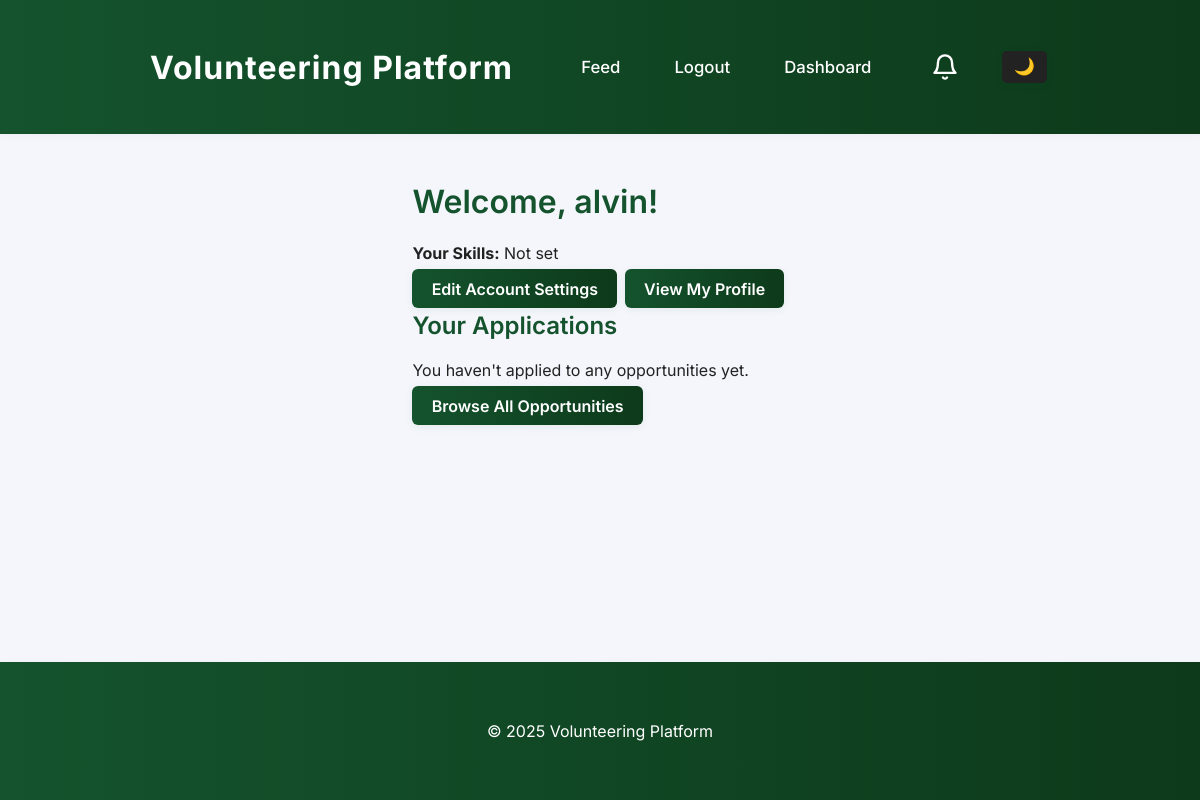
The page /accounts/dashboard/volunteer/ (signed in) on the database as committed earlier.
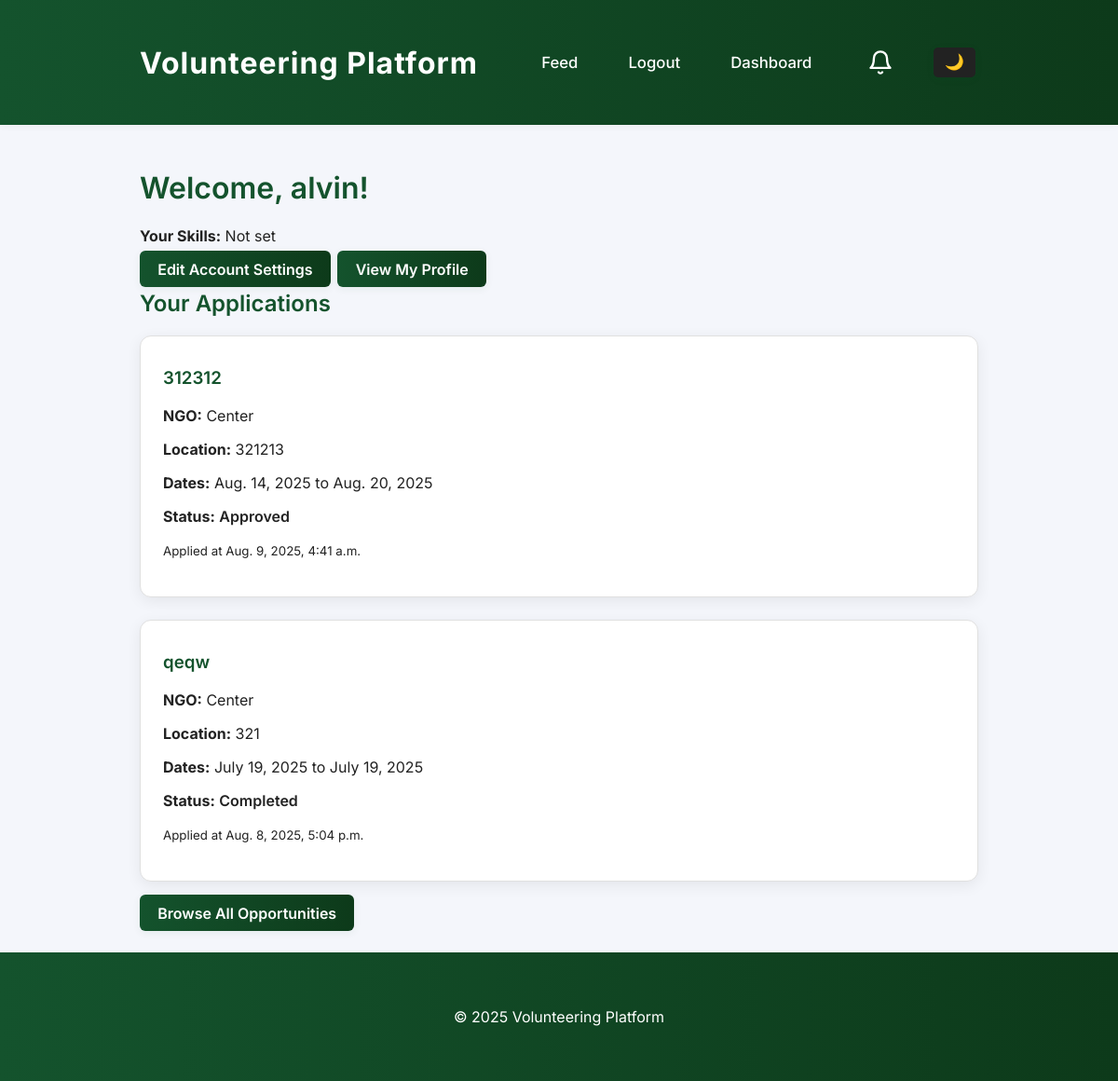
The same page on the database as committed later.
### accounts/models.py (models this page shows, shortened)
class User(AbstractUser):
    ROLE_CHOICES = (
        ("volunteer", "Volunteer"),
        ("ngo", "NGO"),
        ("admin", "Admin"),
    )
    role = models.CharField(max_length=10, choices=ROLE_CHOICES, default="volunteer")
    skills = models.CharField(max_length=255, blank=True, help_text="Comma-separated skills (e.g. Python, Fundraising, Event Planning)")

### feeds/models.py (models this page shows, shortened)
class Application(models.Model):
    volunteer = models.ForeignKey(
        settings.AUTH_USER_MODEL,
        on_delete=models.CASCADE,
        limit_choices_to={"role": "volunteer"},
    )
    opportunity = models.ForeignKey(
        Opportunity, on_delete=models.CASCADE, related_name="applications"
    )
    applied_at = models.DateTimeField(auto_now_add=True)
    status = models.CharField(
        max_length=20,
        choices=[
            ("pending", "Pending"),
            ("approved", "Approved"),
            ("rejected", "Rejected"),
            ("completed", "Completed"),
        ],
        default="pending",
    )
    completed_at = models.DateTimeField(null=True, blank=True)
    review = models.TextField(blank=True)
    review_rating = models.PositiveSmallIntegerField(null=True, blank=True)
    class Meta:
        unique_together = ("volunteer", "opportunity")  # prevent duplicate applications

class Opportunity(models.Model):
    ngo = models.ForeignKey(
        settings.AUTH_USER_MODEL,
        on_delete=models.CASCADE,
        limit_choices_to={"role": "ngo"},
    )
    title = models.CharField(max_length=200)
    description = models.TextField()
    location = models.CharField(max_length=255)
    start_date = models.DateField()
    end_date = models.DateField()
    skills_required = models.CharField(max_length=255, blank=True)
    created_at = models.DateTimeField(auto_now_add=True)

### accounts/views.py (the view)
# urls.py: path("dashboard/volunteer/", views.volunteer_dashboard, name="volunteer_dashboard"),
@login_required
def volunteer_dashboard(request):
    if request.user.role != "volunteer":
        return redirect("home")
    applications = Application.objects.filter(volunteer=request.user).select_related("opportunity").order_by("-applied_at")
    return render(request, "accounts/volunteer_dashboard.html", {"applications": applications})

### accounts/views.py (called while the page is built)
def get_notification_count(request):
    if not request.user.is_authenticated:
        return {'notification_count': 0}
    count = 0
    if hasattr(request.user, 'role'):
        if request.user.role == 'ngo':
            from feeds.models import Application
            count = Application.objects.filter(opportunity__ngo=request.user, status='pending').count()
        elif request.user.role == 'admin':
            from .models import Report
            count = Report.objects.filter(handled=False).count()
    return {'notification_count': count}

### feeds/templatetags/bg_images.py (called while the page is built)
@register.simple_tag
def random_bg_image():
    img_dir = os.path.join(settings.STATIC_ROOT or settings.STATICFILES_DIRS[0], 'img')
    try:
        files = [f for f in os.listdir(img_dir) if f.lower().endswith(('.jpg', '.jpeg', '.png', '.webp', '.gif'))]
    except Exception:
        files = []
    import random
    if files:
        return 'img/' + random.choice(files)
    return ''

### accounts/templates/accounts/volunteer_dashboard.html (shortened to what this page needs)
{% extends "base.html" %}
{% block content %}
  <h1>Welcome, {{ user.username }}!</h1>
  <p><strong>Your Skills:</strong> {{ user.skills|default:'Not set' }}</p>
  <a class="btn" href="{% url 'edit_account' %}">Edit Account Settings</a>
  <a class="btn" href="{% url 'user_profile' user.id %}">View My Profile</a>
  <h2>Your Applications</h2>
  {% if applications %}
    {% for app in applications %}
      <div class="application-card">
        <h3>{{ app.opportunity.title }}</h3>
        <p><strong>NGO:</strong> {{ app.opportunity.ngo.username }}</p>
        <p><strong>Location:</strong> {{ app.opportunity.location }}</p>
        <p><strong>Dates:</strong> {{ app.opportunity.start_date }} to {{ app.opportunity.end_date }}</p>
        <p><strong>Status:</strong> <span style="font-weight:600;">{{ app.get_status_display }}</span></p>
        <p><small>Applied at {{ app.applied_at }}</small></p>
      </div>
    {% endfor %}
  {% else %}
    <p>You haven't applied to any opportunities yet.</p>
  {% endif %}
  <a class="btn" href="{% url 'general_feed' %}">Browse All Opportunities</a>
{% endblock %}

### templates/base.html (shortened to what this page needs)
{% load static %}
{% load bg_images %}
<!DOCTYPE html>
<html lang="en">
<head>
    <link rel="stylesheet" href="{% static 'css/style.css' %}">
        // var bg = '{% random_bg_image as bgimg %}{% if bgimg %}'+ '{% static bgimg %}' +'{% endif %}';
</head>
<body>
    <header>
      <div class="container header-flex">
        <span class="logo"><a href="/" style="color:white;text-decoration:none;">Volunteering Platform</a></span>
        <nav class="nav-actions">
          <a href="{% url 'general_feed' %}">Feed</a>
          {% if user.is_authenticated %}
            <a href="{% url 'logout' %}">Logout</a>
            {% if user.role == 'volunteer' %}
              <a href="{% url 'volunteer_dashboard' %}">Dashboard</a>
            {% elif user.role == 'ngo' %}
              <a href="{% url 'ngo_dashboard' %}">Dashboard</a>
            {% elif user.role == 'admin' %}
              <a href="{% url 'admin_dashboard' %}">Dashboard</a>
            {% endif %}
            <span class="notification-bell">
              <a href="{% url 'notifications' %}" style="text-decoration:none;">
                <svg width="28" height="28" viewBox="0 0 24 24" fill="none" stroke="{% if notification_count and notification_count > 0 %}red{% else %}white{% endif %}" stroke-width="2" stroke-linecap="round" stroke-linejoin="round" style="vertical-align:middle;"><path d="M18 8a6 6 0 0 0-12 0c0 7-3 9-3 9h18s-3-2-3-9"></path><path d="M13.73 21a2 2 0 0 1-3.46 0"></path></svg>
              </a>
            </span>
            <button class="dark-toggle-btn" onclick="toggleDarkMode()">🌙</button>
          {% else %}
            <a href="{% url 'login' %}">Login</a>
            <a href="{% url 'register' %}">Register</a>
            <button class="dark-toggle-btn" onclick="toggleDarkMode()">🌙</button>
          {% endif %}
        </nav>
      </div>
    </header>
    <main class="container">
      {% block content %}{% endblock %}
    </main>
    <footer>
      <div class="container">
        <p>&copy; 2025 Volunteering Platform</p>
      </div>
    </footer>
</body>
</html>

### static/css/style.css (style rules this page uses)
:root { --main-green: #14532d; --main-green-dark: #0d3a1a; --main-green-light: #22c55e; }
body { font-family: 'Inter', Arial, sans-serif; margin: 0; padding: 0; background-color: #f4f6fb; color: #222; transition: background 0.3s, color 0.3s; }
header, footer { background: linear-gradient(90deg, var(--main-green) 0%, var(--main-green-dark) 100%); color: white; padding: 0.7em 0; text-align: center; box-shadow: 0 2px 8px rgba(0,0,0,0.04); transition: background 0.3s, color 0.3s; }
nav { margin-top: 0.5em; font-size: 1.1em; }
nav a { margin: 0 16px; color: #fff; text-decoration: none; font-weight: 600; transition: color 0.2s, background 0.2s; border-radius: 4px; padding: 6px 12px; }
main { padding: 2.5em 1em 2em 1em; max-width: 1200px; margin: 0 auto; }
.opportunity-card, .application-card { background: #fff; border-radius: 12px; padding: 1.5em; margin-bottom: 1.5em; box-shadow: 0 4px 16px rgba(0,0,0,0.07); border: 1px solid #e0e0e0; transition: box-shadow 0.2s, background 0.3s, color 0.3s; min-width: 100%; width: 100%; box-sizing: border-box; display: block; }
@media (min-width: 700px) { .opportunity-card, .application-card { min-width: 900px; max-width: 100%; margin-left: auto; margin-right: auto; } }
button, .btn { background: linear-gradient(90deg, var(--main-green) 0%, var(--main-green-dark) 100%); color: #fff; border: none; border-radius: 6px; padding: 0.6em 1.2em; font-size: 1em; font-weight: 600; cursor: pointer; margin: 0.2em 0.2em 0.2em 0; transition: background 0.2s, box-shadow 0.2s; box-shadow: 0 2px 8px rgba(20,83,45,0.07); text-decoration: none; }
h1, h2, h3 { font-weight: 600; color: var(--main-green); margin-top: 0.5em; transition: color 0.3s; }
.header-flex { display: flex; align-items: center; justify-content: space-between; min-height: 48px; }
.logo { font-size: 2.2em; font-weight: 700; letter-spacing: 1px; margin-right: 1.5em; }
.nav-actions { display: flex; align-items: center; gap: 18px; margin-top: 0; float: none; }
.nav-actions a, .nav-actions .notification-bell { display: flex; align-items: center; text-decoration: none; color: white; font-size: 1em; font-weight: 500; height: 32px; }
.notification-bell { position: relative; margin-left: 0; padding: 0; height: 32px; }
.notification-bell svg { vertical-align: middle; color: inherit; height: 28px; width: 28px; display: block; }
.dark-toggle-btn { float: right; margin-left: 1em; background: #222; color: #fff; border: none; border-radius: 5px; padding: 0.4em 1em; cursor: pointer; font-size: 1em; }

### templates/base.html (style rules this page uses)
.container { max-width: 900px; margin: 0 auto; padding: 2em 1em; }
.header-flex { display: flex; align-items: center; justify-content: space-between; min-height: 48px; }
.logo { font-size: 2em; font-weight: 700; letter-spacing: 1px; margin-right: 0.7em; }
.nav-actions { display: flex; align-items: center; gap: 10px; margin-top: 0; float: none; }
.nav-actions a, .nav-actions .notification-bell { display: flex; align-items: center; text-decoration: none; color: white; font-size: 0.95em; font-weight: 500; height: 32px; padding: 0 6px; }
html, body { height: 100%; }
body { min-height: 100vh; display: flex; flex-direction: column; }
main.container { flex: 1 0 auto; }
footer { flex-shrink: 0; }
.dark-toggle-btn { background: #222; color: #fff; border: none; border-radius: 5px; padding: 0.3em 0.7em; cursor: pointer; font-size: 0.95em; margin-left: 0.3em; height: 32px; display: flex; align-items: center; }

Rows that differ between the two databases and show on the page:
added Application: opportunity "312312", opportunity.ngo.username "Center", opportunity.location "321213", opportunity.start_date "Aug. 14, 2025", opportunity.end_date "Aug. 20, 2025", status "Approved", applied_at "Aug. 9, 2025, 4:41 a.m."
added Application: opportunity "qeqw", opportunity.ngo.username "Center", opportunity.location "321", opportunity.start_date "July 19, 2025", opportunity.end_date "July 19, 2025", status "Completed", applied_at "Aug. 8, 2025, 5:04 p.m."
Other text that changed with them:
text no longer shown: "You haven't applied to any opportunities yet."
